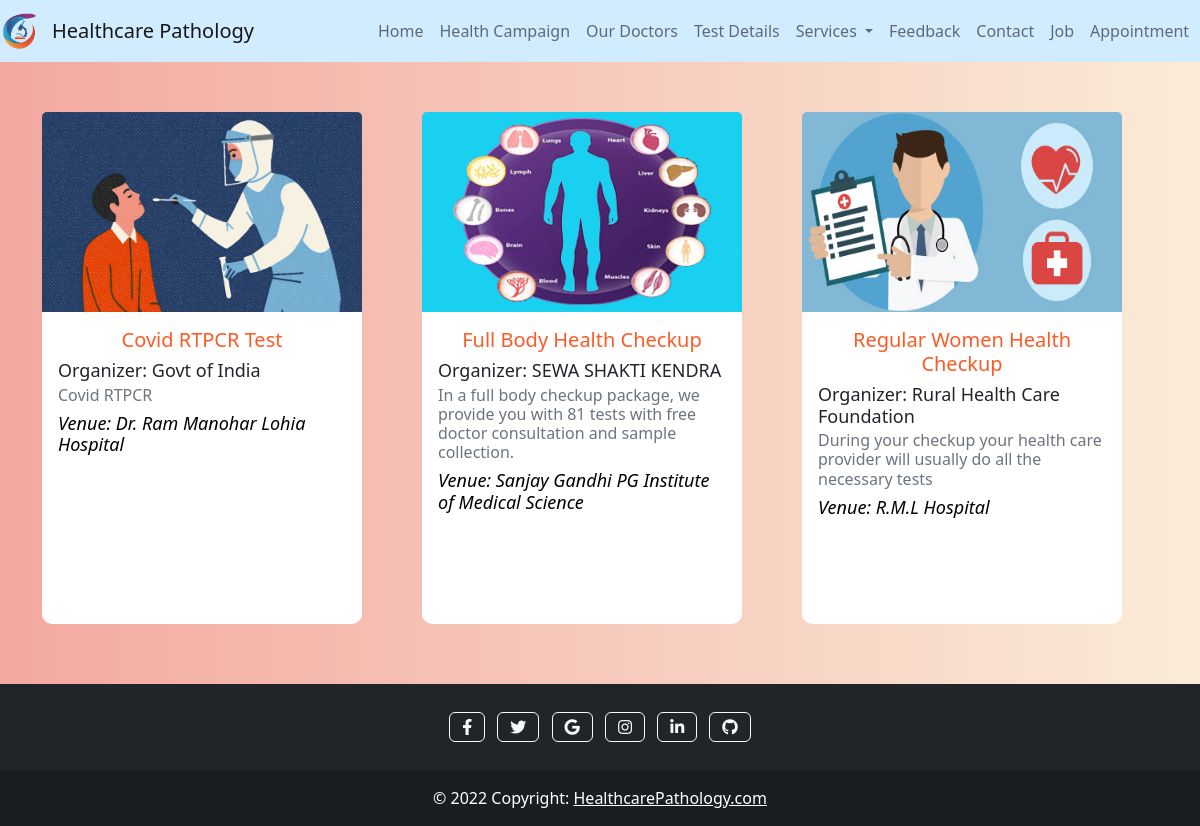
The page /health_campaign/ on the database its author committed.
### pathology/models.py (models this page shows)
class Health_Campaign(models.Model):
    Campaign_Name=models.CharField(max_length=100,null=False)
    Organizer_Name=models.CharField(max_length=50,null=False)
    Venue=models.CharField(max_length=50,null=False)
    Description=models.CharField(max_length=200,null=False)
    Event_pic=models.FileField(max_length=100,upload_to="pathology/picture",default="")
    Date=models.DateField(default=timezone.now)

### pathology/views.py (the view)
# urls.py: path("health_campaign/",views.health_campaign,name="health_campaign"),
def health_campaign(request):
    hc_objects=Health_Campaign.objects.all()
    hc_dict={
        "hc_key":hc_objects
    }
    return render(request,'pathology/html/health_campaign.html',hc_dict)

### pathology/templates/pathology/html/health_campaign.html (shortened to what this page needs)
{%extends 'pathology/html/basetemplate.html'%}
{% load static %}
{%block content%}
<div class="container">
    <div class="row">
        {% for h in hc_key %}
      <div class="col-4">
        <div class="card" style="width: 20rem; margin-top: 50px; height: 32rem;">
          <img src="/media/{{h.Event_pic}}" class="card-img-top" alt="..." style="width:20rem; height: 200px; ">
          <div class="card-body" >
            <h5 class="card-title" style="color: rgb(253, 91, 37); text-align: center ;">{{h.Campaign_Name}}</h5>
            <h5 class="card-title" style="font-size:18px ;">Organizer: {{h.Organizer_Name}}</h5>
            <h6 class="card-subtitle mb-2 text-muted">{{h.Description}}</h6>
            <h5 class="card-title" style="font-size:18px ;color: black;"><i>Venue: {{h.Venue}}</i></h5>
          </div>
        </div>
      </div>
      {%endfor%}
    </div>
  </div>
{%endblock%}

### pathology/templates/pathology/html/basetemplate.html (shortened to what this page needs)
<html lang="en">
    {% load static %}
<head>
    <link rel="stylesheet" href="https://cdnjs.cloudflare.com/ajax/libs/font-awesome/5.15.4/css/all.min.css" />
    <link href="https://cdn.jsdelivr.net/npm/bootstrap@5.2.0-beta1/dist/css/bootstrap.min.css" rel="stylesheet">
    <link rel="stylesheet" type="text/css" href="{%static 'pathology/css/style.css' %}">
</head>
<body>
    {%include 'pathology/html/navbar.html'%}
    {% block content %}
    {%endblock%}
    {%include 'pathology/html/footer.html'%}
</body>
</html>

### pathology/templates/pathology/html/navbar.html (shortened to what this page needs)
{%load static%}
<nav class="navbar navbar-expand-lg navbar-light " style="background-color: #d1ecff; ">
        <a class="navbar-brand" href="#">
          <img src="{% static 'pathology/images/favicon.png' %}" alt="..." height="36">
        </a>
    <a class="navbar-brand" href="#">Healthcare Pathology</a>
    <div class="collapse navbar-collapse" id="navbarSupportedContent">
        <ul class="navbar-nav ml-auto topnav">
            <li class="nav-item active">
                <a class="nav-link" href="{{'/'}}" style="margin-left: 100px;">Home <span class="sr-only">(current)</span></a>
            </li>
            <li class="nav-item">
                <a class="nav-link" href="{{'/health_campaign'}}">Health Campaign</a>
            </li>
            <li class="nav-item">
                <a class="nav-link" href="{{'/doctors'}}">Our Doctors</a>
            </li>
            <li class="nav-item">
                <a class="nav-link" href="{{'/test_details'}}">Test Details</a>
            </li>
            <li class="nav-item dropdown">
                <a class="nav-link dropdown-toggle" href="#" id="navbarDropdown" role="button" data-bs-toggle="dropdown" aria-expanded="false"> Services
                </a>
                </li>
            <li class="nav-item">
                <a class="nav-link" href="{{'/feedback'}}">Feedback</a>
            </li>
            <li class="nav-item">
                <a class="nav-link" href="{{'/contactus'}}">Contact</a>
            </li>
            <li class="nav-item">
                <a class="nav-link" href="{{'/job'}}">Job</a>
            </li>
            <li class="nav-item">
                <a class="nav-link" href="{{'/appointment'}}">Appointment</a>
            </li>
        </ul>
    </div>
    </nav>

### pathology/templates/pathology/html/footer.html
<footer class="bg-dark text-center text-white">
    <div class="container p-4 pb-0" style="margin-top:60px ;">
      <section class="mb-4">
        <a class="btn btn-outline-light btn-floating m-1" href="#!" role="button"
          ><i class="fab fa-facebook-f"></i
        ></a>
        <a class="btn btn-outline-light btn-floating m-1" href="#!" role="button"
          ><i class="fab fa-twitter"></i
        ></a>
        <a class="btn btn-outline-light btn-floating m-1" href="#!" role="button"
          ><i class="fab fa-google"></i
        ></a>
        <a class="btn btn-outline-light btn-floating m-1" href="#!" role="button"
          ><i class="fab fa-instagram"></i
        ></a>
        <a class="btn btn-outline-light btn-floating m-1" href="#!" role="button"
          ><i class="fab fa-linkedin-in"></i
        ></a>
        <a class="btn btn-outline-light btn-floating m-1" href="#!" role="button"
          ><i class="fab fa-github"></i
        ></a>
      </section>
    </div>
    <div class="text-center p-3" style="background-color: rgba(0, 0, 0, 0.2);">
      © 2022 Copyright:
      <a class="text-white" href="#">HealthcarePathology.com</a>
    </div>
  </footer>

### pathology/static/pathology/css/style.css (style rules this page uses)
body { background-color: #eee }
.card { border: none; border-radius: 10px }

### rows shown on the page
Health_Campaign: Event_pic (picture), Campaign_Name "Covid RTPCR Test", Organizer_Name "Govt of India", Description "Covid RTPCR", Venue "Dr. Ram Manohar Lohia Hospital"
Health_Campaign: Event_pic (picture), Campaign_Name "Full Body Health Checkup", Organizer_Name "SEWA SHAKTI KENDRA", Description "In a full body checkup package, we provide you with 81 tests with free doctor consultation and sample collection.", Venue "Sanjay Gandhi PG Institute of Medical Science"
Health_Campaign: Event_pic (picture), Campaign_Name "Regular Women Health Checkup", Organizer_Name "Rural Health Care Foundation", Description "During your checkup your health care provider will usually do all the necessary tests", Venue "R.M.L Hospital"
